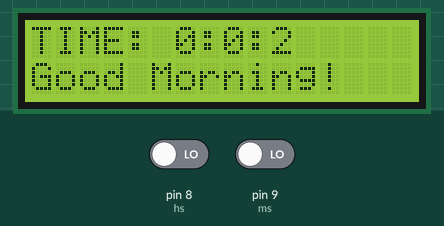
Simulated run of this sketch. Board: Arduino Uno, built with avr-gcc and run on an emulated ATmega328P. Shown: 16×2 character LCD. The test bench sets the inputs (shaded band); at power-on: pin 8 (hs) LOW, pin 9 (ms) LOW.

Above: at 1.2 s.
1.3 s: pin 8 (hs) driven HIGH
At 3.8 s:
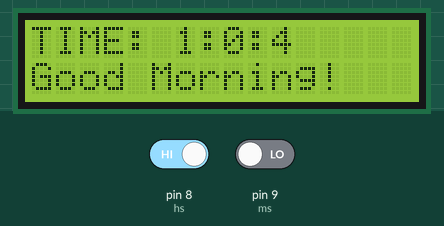
5.4 s: pin 9 (ms) driven HIGH
At 7.9 s:
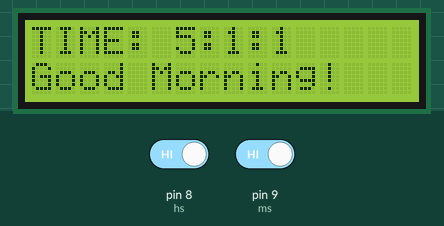
9.5 s: pin 8 (hs) driven LOW
At 11.9 s:
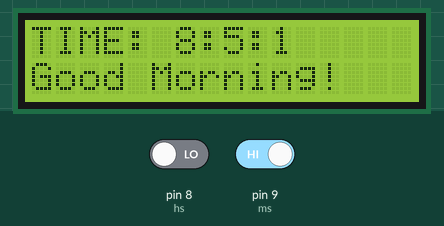
13.6 s: pin 9 (ms) driven LOW
At 15.9 s:
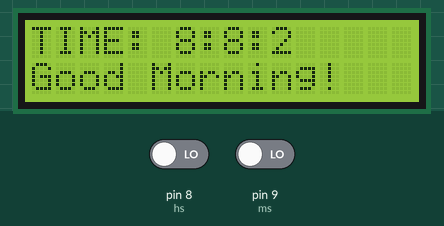
17.6 s: pin 8 (hs) driven HIGH
At 19.8 s:
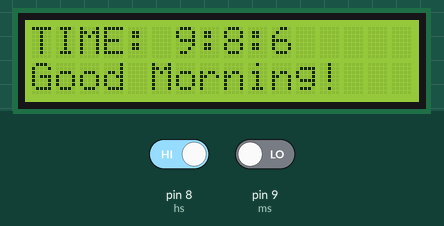
21.6 s: pin 9 (ms) driven HIGH
At 23.7 s:
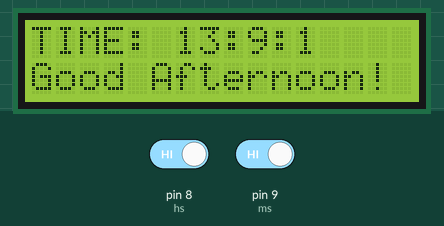
Timing chart, 0 to 25.2 s (numbered marks = the images above; inputs shaded):
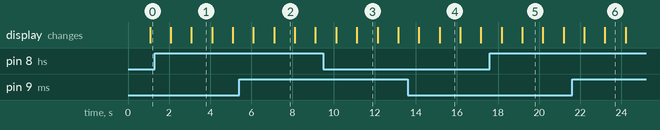

Measured:
- what the display in image 1 shows lasts 1.0 s, from 3.1 s to 4.1 s

The sketch:

digitalClock.ino
```cpp
#include <LiquidCrystal.h>

LiquidCrystal
lcd(12,11,5,4,3,2);

int h,m,s;
int TIME;

const int hs=8;
const int ms=9;

int button1;
int button2;

void setup() {
//  Serial.begin(9600);
  //Serial.print("HI");
  // put your setup code here, to run once:
  lcd.begin(16,2);
//  Serial.print("DONE");
}

void loop() {
  // put your main code here, to run repeatedly:
    s += 1;
     if (s == 60) {
    s = 0;
    m += 1;
  }

  if (m == 60) {
    m = 0;
    h = (h + 1) % 24;
  }


  lcd.clear();
  lcd.setCursor(0,0);

  lcd.print("TIME: ");
  lcd.print(h);
  lcd.print(":");
  lcd.print(m);
  lcd.print(":");
  lcd.print(s);

//  Serial.print(h);
//  Serial.print(m);
//  Serial.print(s);


  lcd.setCursor(0,1);

  if (h < 12) {
    lcd.print("Good Morning!");
  }
  else if (h < 18) {
    lcd.print("Good Afternoon!");
  }
  else if (h < 20) {
    lcd.print("Good Evening!");
  }
  else {
    lcd.print("Good Night!");
  }

  // button controls

  // increment hours
  button1=digitalRead(hs);
  if (button1) {
    h = (h + 1) % 24;
  }

  // increment minutes
  button2 = digitalRead(ms);

  if (button2) {
    s = 0;
    m += 1;

    if (m == 60) {
      m = 0;
      h = (h + 1) % 24;
    }
  }

  delay(1000); // wait till next second
}
```
